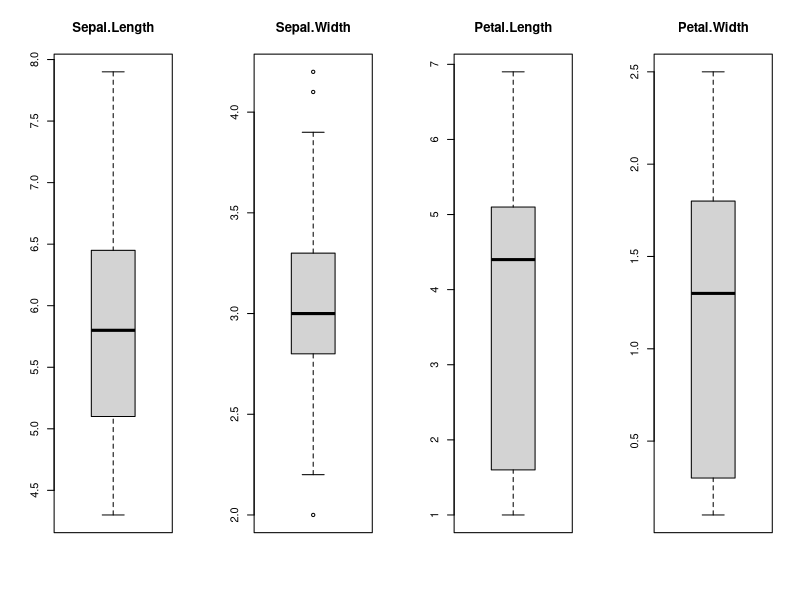

The R source for this figure:
library(caret)

data(iris)

dataset <- iris

colnames(dataset) <- c("Septa.Length", "Sepal.Width", "Petal.Length",
                       "Petal.Width", "Species")

validation_index <- createDataPartition(dataset$Species, p=0.80, list=FALSE)

validation <- dataset[-validation_index,]

dataset <- dataset[validation_index,]

dim(dataset)

sapply(dataset, class)

head(dataset)

dataset

levels(dataset$Species)

percentage <- prop.table(table(dataset$Species)) * 100
cbind(freq=table(dataset$Species), percentage=percentage)

summary(dataset)


x <- dataset[,1:4]
y <- dataset[,5]


par(mfrow = c(1,4))
  for(i in 1:4) {
  boxplot(x[,i], main=names(iris)[i])
    
  }

